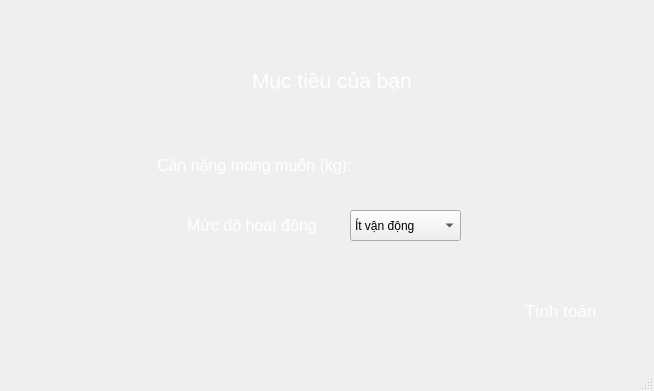
<?xml version="1.0" encoding="UTF-8"?>
<ui version="4.0">
 <class>MainWindow</class>
 <widget class="QMainWindow" name="MainWindow">
  <property name="geometry">
   <rect>
    <x>0</x>
    <y>0</y>
    <width>654</width>
    <height>391</height>
   </rect>
  </property>
  <property name="windowTitle">
   <string>MainWindow</string>
  </property>
  <property name="styleSheet">
   <string notr="true">QMainWindow {
    border-image: url(:/Screenshot (514).png) 0 0 0 0 stretch stretch;
}</string>
  </property>
  <widget class="QWidget" name="centralwidget">
   <property name="styleSheet">
    <string notr="true">#centralwidget {
    border-image: url(:/Background.png);
}</string>
   </property>
   <widget class="QPushButton" name="pushButton">
    <property name="geometry">
     <rect>
      <x>490</x>
      <y>290</y>
      <width>141</width>
      <height>41</height>
     </rect>
    </property>
    <property name="font">
     <font>
      <pointsize>13</pointsize>
     </font>
    </property>
    <property name="styleSheet">
     <string notr="true">QPushButton {
	border-image: url(:/buttontrang.png);
    /* Lệnh này giúp ảnh tự co giãn3vừa khít với kích thước nút bạn kéo */
    border-image: url(:/buttontrang3.png);
    
    /* Xóa bỏ nền xám và viền mặc định của Windows */
    background-color: transparent;
    border: none;
color: rgb(255, 255, 255)
}</string>
    </property>
    <property name="text">
     <string>Tính toán</string>
    </property>
   </widget>
   <widget class="QLineEdit" name="lineEdit">
    <property name="geometry">
     <rect>
      <x>220</x>
      <y>60</y>
      <width>221</width>
      <height>41</height>
     </rect>
    </property>
    <property name="font">
     <font>
      <pointsize>16</pointsize>
     </font>
    </property>
    <property name="styleSheet">
     <string notr="true">QLineEdit {
	border-image: url(:/tieudetrang3.png);
    /* Lệnh này giúp ảnh tự co giãn vừa khít với kích thước nút bạn kéo */
    border-image: url(:/tieudetrang3.png);
    
    /* Xóa bỏ nền xám và viền mặc định của Windows */
    background-color: transparent;
    border: none;
   text-align: center;      /* Căn giữa chữ */
padding-left: 30px;   /* Đẩy chữ sang phải một chút vừa đủ */
    padding-right: 0px;
    color: white;
}</string>
    </property>
    <property name="text">
     <string>Mục tiêu của bạn</string>
    </property>
   </widget>
   <widget class="QLineEdit" name="lineEdit_2">
    <property name="geometry">
     <rect>
      <x>140</x>
      <y>140</y>
      <width>371</width>
      <height>51</height>
     </rect>
    </property>
    <property name="font">
     <font>
      <pointsize>12</pointsize>
     </font>
    </property>
    <property name="styleSheet">
     <string notr="true">QLineEdit {
	border-image: url(:/linetrang3.png);
    /* Lệnh này giúp ảnh tự co giãn vừa khít với kích thước nút bạn kéo */
    border-image: url(:/linetrang3.png);
    
    /* Xóa bỏ nền xám và viền mặc định của Windows */
    background-color: transparent;
    border: none;
padding-left: 15px;   /* Đẩy chữ sang phải một chút vừa đủ */

color:rgb(255, 255, 255)
}</string>
    </property>
    <property name="text">
     <string>Cân nặng mong muốn (kg): </string>
    </property>
   </widget>
   <widget class="QLineEdit" name="lineEdit_3">
    <property name="geometry">
     <rect>
      <x>140</x>
      <y>200</y>
      <width>201</width>
      <height>51</height>
     </rect>
    </property>
    <property name="font">
     <font>
      <pointsize>12</pointsize>
     </font>
    </property>
    <property name="styleSheet">
     <string notr="true">QLineEdit {
	border-image: url(:/linetrang3.png);
    /* Lệnh này giúp ảnh tự co giãn vừa khít với kích thước nút bạn kéo */
    border-image: url(:/linetrang3.png);
    
    /* Xóa bỏ nền xám và viền mặc định của Windows */
    background-color: transparent;
    border: none;
padding-left: 45px;   /* Đẩy chữ sang phải một chút vừa đủ */

color:rgb(255, 255, 255)
}</string>
    </property>
    <property name="text">
     <string>Mức độ hoạt động</string>
    </property>
   </widget>
   <widget class="QLineEdit" name="lineEdit_4">
    <property name="geometry">
     <rect>
      <x>310</x>
      <y>150</y>
      <width>181</width>
      <height>31</height>
     </rect>
    </property>
    <property name="styleSheet">
     <string notr="true">QLineEdit {
    background-color: transparent; /* Làm nền trong suốt */
    border: none;                 /* Xóa viền mặc định của Windows */
    color: white;                 /* Chỉnh màu chữ cho dễ nhìn trên nền tối */
}</string>
    </property>
   </widget>
   <widget class="QComboBox" name="comboBox">
    <property name="geometry">
     <rect>
      <x>350</x>
      <y>210</y>
      <width>111</width>
      <height>31</height>
     </rect>
    </property>
    <item>
     <property name="text">
      <string>Ít vận động</string>
     </property>
    </item>
    <item>
     <property name="text">
      <string>Nhẹ nhàng</string>
     </property>
    </item>
    <item>
     <property name="text">
      <string>Trung bình</string>
     </property>
    </item>
    <item>
     <property name="text">
      <string>Nặng</string>
     </property>
    </item>
    <item>
     <property name="text">
      <string>Rất nặng</string>
     </property>
    </item>
   </widget>
  </widget>
  <widget class="QStatusBar" name="statusbar"/>
 </widget>
 <resources>
  <include location="trang3.qrc"/>
 </resources>
 <connections/>
</ui>
